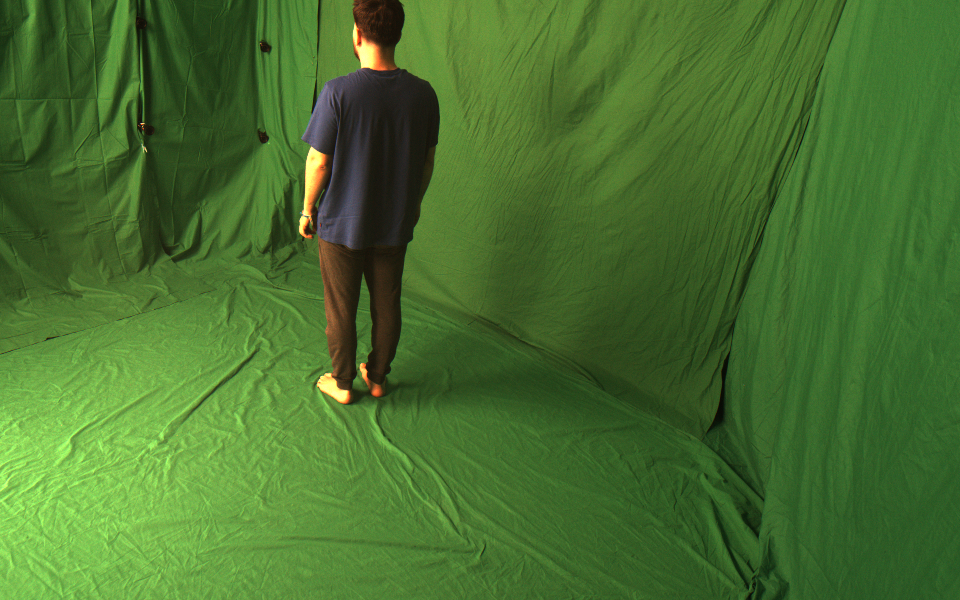
#> input picture samples/ts_003_L16251719_w1920_h1200.png, 1920 x 1200 px (shown at 1/2 size); its folder holds only this picture in this run
$ python greenColorSubtraction.py
#> lines starting #> are read from the running program, lines starting #| are printed output that depends on the picture; after the words box and inside, x2 and y2 are one past the last pixel; in counts of white or black regions, pixels touching at a corner belong together
import cv2
import numpy as np
import os

def nothing(x):
    pass

# Setup window and trackbars
cv2.namedWindow("Trackbars")
cv2.resizeWindow("Trackbars", 300, 300)
cv2.createTrackbar('Lower-H', "Trackbars", 35, 179, nothing)  # Start from green hue
cv2.createTrackbar('Lower-S', "Trackbars", 50, 255, nothing)  # Avoid very low saturation
cv2.createTrackbar('Lower-V', "Trackbars", 50, 255, nothing)  # Avoid very low value
cv2.createTrackbar('Upper-H', "Trackbars", 85, 179, nothing)  # End at green hue
cv2.createTrackbar('Upper-S', "Trackbars", 255, 255, nothing)
cv2.createTrackbar('Upper-V', "Trackbars", 255, 255, nothing)

# Path to the directory containing images
path_to_images = 'samples'
output_directory = 'outputs'
if not os.path.exists(output_directory):
    os.makedirs(output_directory)

image_files = [f for f in os.listdir(path_to_images) if f.endswith(('.png', '.jpg', '.jpeg'))]

# Define the structuring element for morphological operation
kernel = cv2.getStructuringElement(cv2.MORPH_ELLIPSE, (3, 3))

# Process each image in the folder
for file in image_files:
    image_path = os.path.join(path_to_images, file)
    image = cv2.imread(image_path)
#> image is the input picture: shape (1200, 1920, 3); mean B, G, R 46.5, 111.4, 71.4
    if image is None:
        continue

    # Read trackbar positions for all
    lh = cv2.getTrackbarPos('Lower-H', 'Trackbars')
    ls = cv2.getTrackbarPos('Lower-S', 'Trackbars')
    lv = cv2.getTrackbarPos('Lower-V', 'Trackbars')
    uh = cv2.getTrackbarPos('Upper-H', 'Trackbars')
    us = cv2.getTrackbarPos('Upper-S', 'Trackbars')
    uv = cv2.getTrackbarPos('Upper-V', 'Trackbars')

    # Convert to HSV and create a mask
    hsv_image = cv2.cvtColor(image, cv2.COLOR_BGR2HSV)
#> hsv_image: shape (1200, 1920, 3); mean H, S, V 48.9, 148.5, 112.2
    lower_green = np.array([lh, ls, lv])
    upper_green = np.array([uh, us, uv])
    mask = cv2.inRange(hsv_image, lower_green, upper_green)
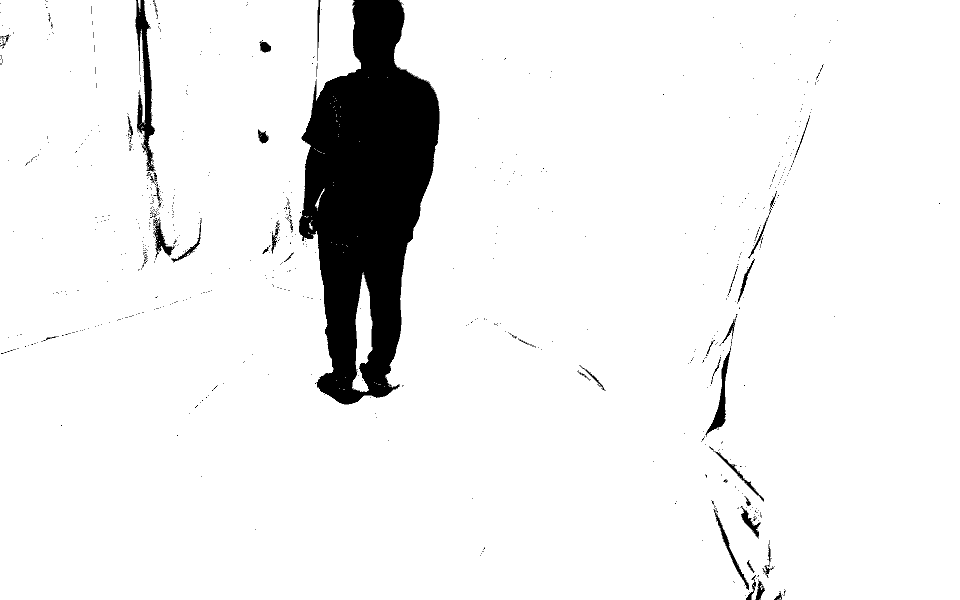
#> mask: shape (1200, 1920) (shown at 1/2 size); 93.3% white; 848 black regions (790 under 20 px), largest, box (x1, y1, x2, y2) and area: (598, 0, 880, 809) 135392, (270, 0, 312, 344) 5486, (1410, 701, 1462, 870) 1934
    mask_inv = cv2.bitwise_not(mask)  # Invert the mask
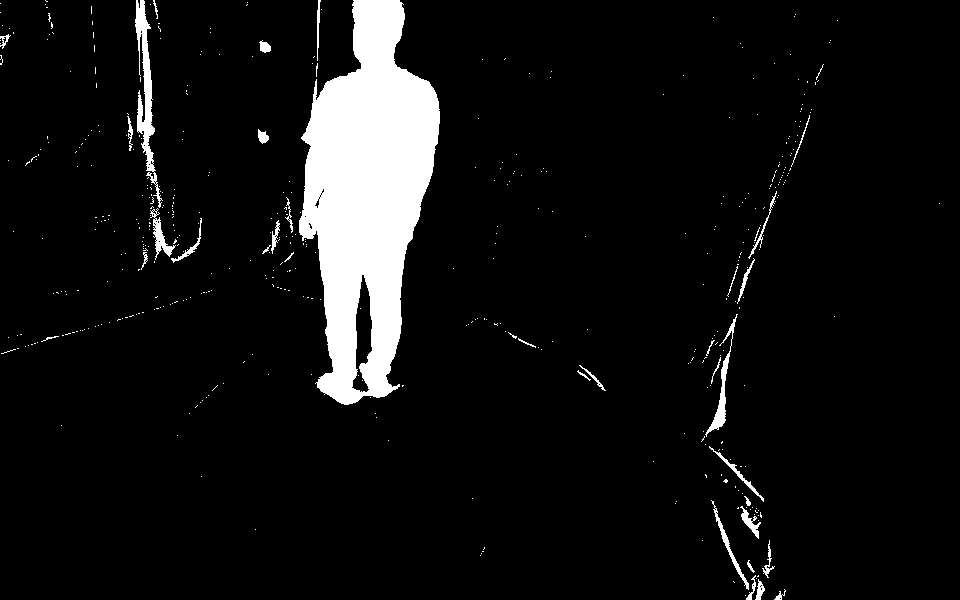
#> mask_inv: shape (1200, 1920) (shown at 1/2 size); 6.7% white; 848 white regions (790 under 20 px), largest, box (x1, y1, x2, y2) and area: (598, 0, 880, 809) 135392, (270, 0, 312, 344) 5486, (1410, 701, 1462, 870) 1934
    result = cv2.bitwise_and(image, image, mask=mask_inv)
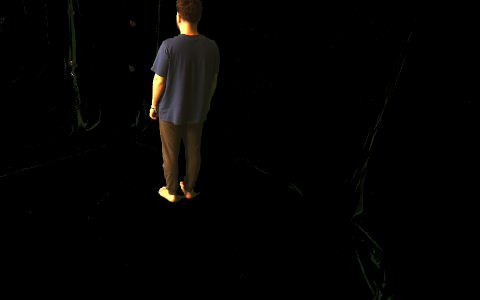
#> result: shape (1200, 1920, 3) (shown at 1/4 size); mean B, G, R 2.5, 3.6, 4.1

    # Apply opening to clean up small noise
    opening = cv2.morphologyEx(result, cv2.MORPH_OPEN, kernel)
    eroded = cv2.morphologyEx(opening, cv2.MORPH_ERODE, kernel)

    hsv_image_2 = cv2.cvtColor(eroded, cv2.COLOR_BGR2HSV)
#> hsv_image_2: shape (1200, 1920, 3); mean H, S, V 2.6, 6.4, 3.6
    lower_green_2 = np.array([lh, ls, lv])
    upper_green_2 = np.array([uh, us, uv])
    mask_2 = cv2.inRange(hsv_image_2, lower_green_2, upper_green_2)
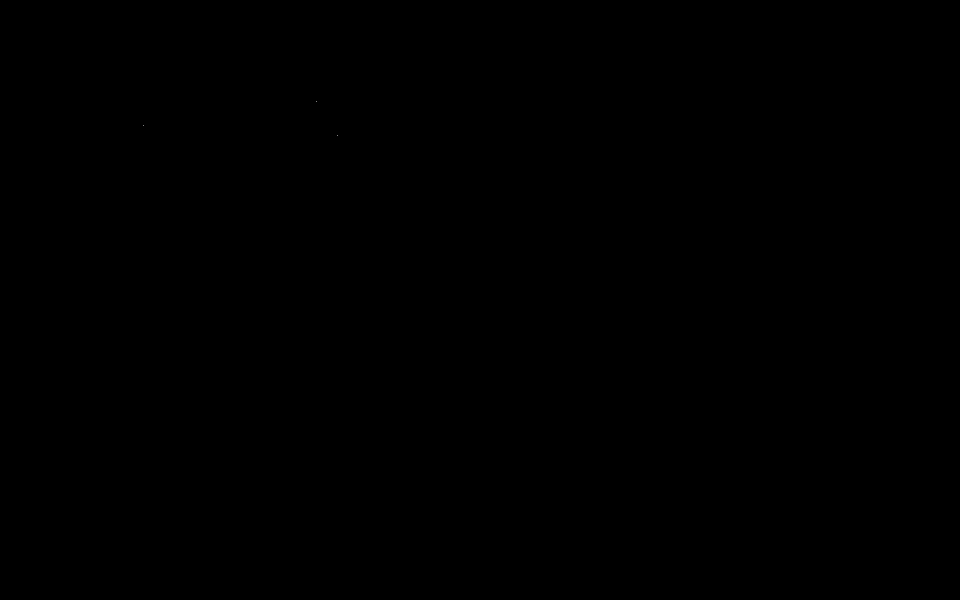
#> mask_2: shape (1200, 1920) (shown at 1/2 size); 0% white in thin lines or dots, all inside (x1, y1, x2, y2) = (286, 202, 676, 272)
    mask_inv_2 = cv2.bitwise_not(mask_2)  # Invert the mask
    result_2 = cv2.bitwise_and(eroded, eroded, mask=mask_inv_2)

    # Find contours on the opening output
    contours, _ = cv2.findContours(cv2.cvtColor(result_2, cv2.COLOR_BGR2GRAY), cv2.RETR_EXTERNAL, cv2.CHAIN_APPROX_SIMPLE)
#> contours = 219 contours, 198 with area under 20; largest, box (x1, y1, x2, y2) and area: (599, 0, 878, 808) 137374, (272, 0, 309, 326) 3455, (1414, 706, 1459, 866) 1313, (310, 457, 345, 510) 500, (1431, 1029, 1497, 1178) 486
    if contours:
        # Find the largest contour by area
        largest_contour = max(contours, key=cv2.contourArea)
#> largest_contour = contour of 952 points, box (x1, y1, x2, y2) (599, 0, 878, 808), area 137374

        # Create a mask for the largest contour
        contour_mask = np.zeros_like(mask_inv_2)
        cv2.drawContours(contour_mask, [largest_contour], -1, 255, thickness=cv2.FILLED)
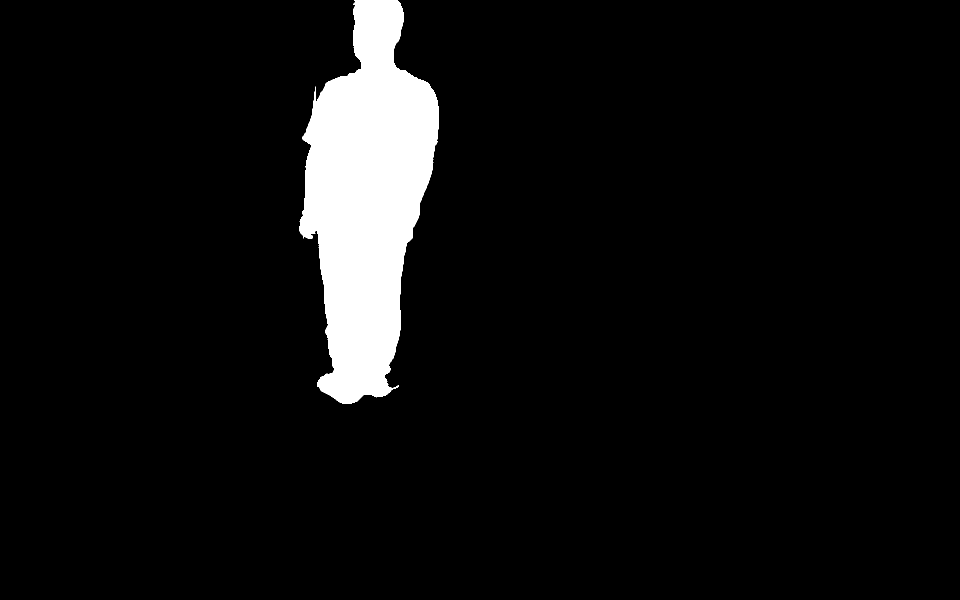
#> contour_mask: shape (1200, 1920) (shown at 1/2 size); 6% white; 1 white region, box (x1, y1, x2, y2) and area: (599, 0, 878, 808) 138403

        # Segment the largest contour from the original image
        segmented_image = cv2.bitwise_and(eroded, eroded, mask=contour_mask)

        # Save the segmented image
        output_path = os.path.join(output_directory, f"segmented_{file}")
        cv2.imwrite(output_path, segmented_image)

        # Display the result
        cv2.imshow('Original', image)
        cv2.imshow('Segmented Image', segmented_image)
        key = cv2.waitKey(0)  # Wait indefinitely until a key is pressed
#> (key Esc is pressed here)
        if key == 27:  # Press 'ESC' to exit
            break

cv2.destroyAllWindows()

$ run again, on samples/ts_008_L16251728_w1920_h1200.png
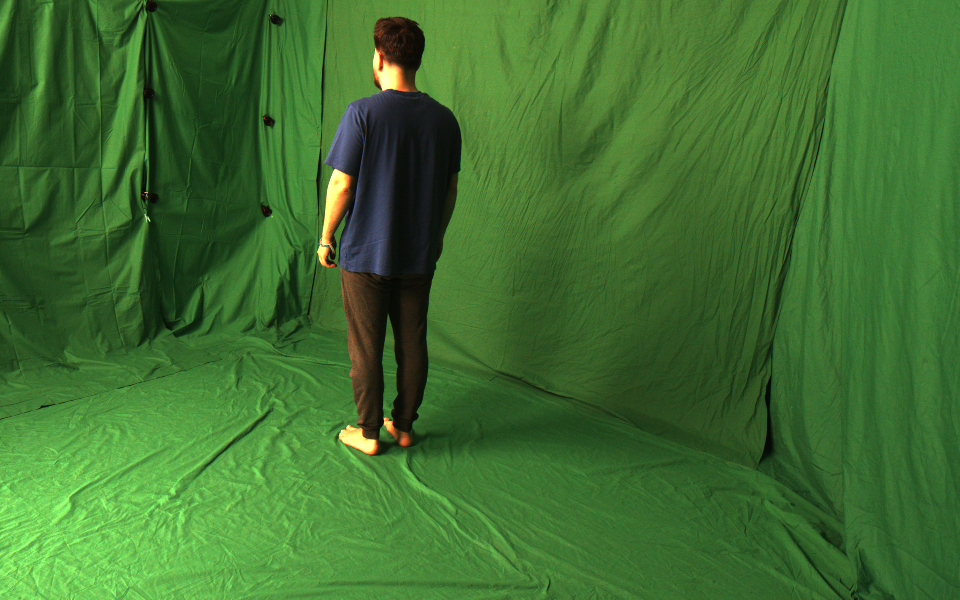
#> input picture samples/ts_008_L16251728_w1920_h1200.png, 1920 x 1200 px (shown at 1/2 size)
#> image is the input picture: shape (1200, 1920, 3); mean B, G, R 47.5, 111.1, 62.5
#> hsv_image: shape (1200, 1920, 3); mean H, S, V 54, 146.7, 111.9
#> `mask = cv2.inRange(hsv_image, lower_green, upper_green)`:
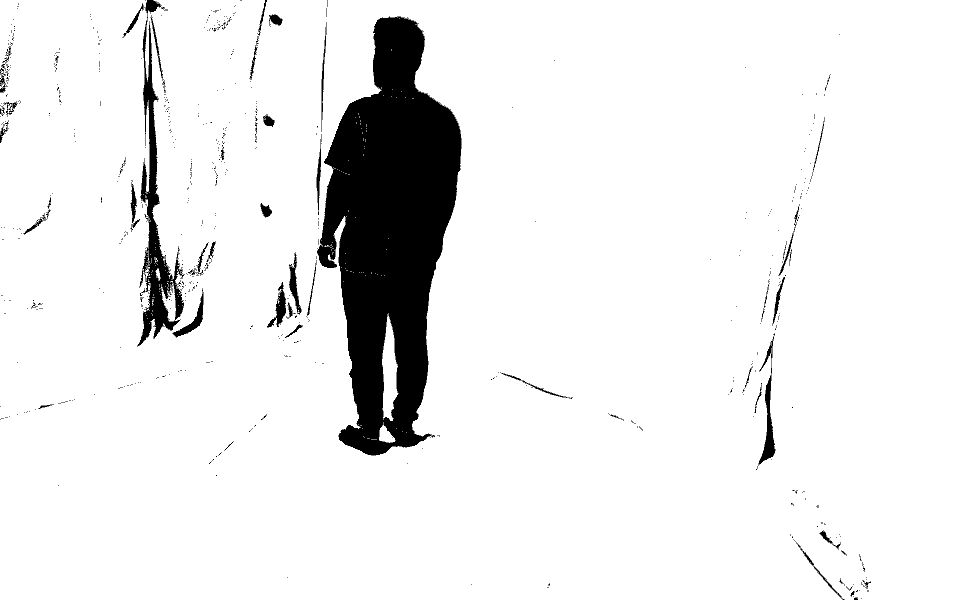
#> mask: shape (1200, 1920) (shown at 1/2 size); 92.1% white; 958 black regions (880 under 20 px), largest, box (x1, y1, x2, y2) and area: (634, 33, 924, 911) 147760, (274, 39, 370, 693) 15478, (1516, 749, 1552, 929) 2066
#> hsv_image_2: shape (1200, 1920, 3); mean H, S, V 4.2, 8, 3.7
#> mask_2: shape (1200, 1920); 0% white in thin lines or dots, all inside (x1, y1, x2, y2) = (681, 189, 778, 544)
#> contours = 410 contours, 380 with area under 20; largest, box (x1, y1, x2, y2) and area: (635, 34, 922, 910) 148642, (276, 65, 367, 691) 10302, (1518, 755, 1550, 928) 1424, (346, 591, 406, 674) 840, (552, 580, 571, 650) 650
#> largest_contour = contour of 1208 points, box (x1, y1, x2, y2) (635, 34, 922, 910), area 148642
#> `cv2.drawContours(contour_mask, [largest_contour], -1, 255, thickness=c..`:
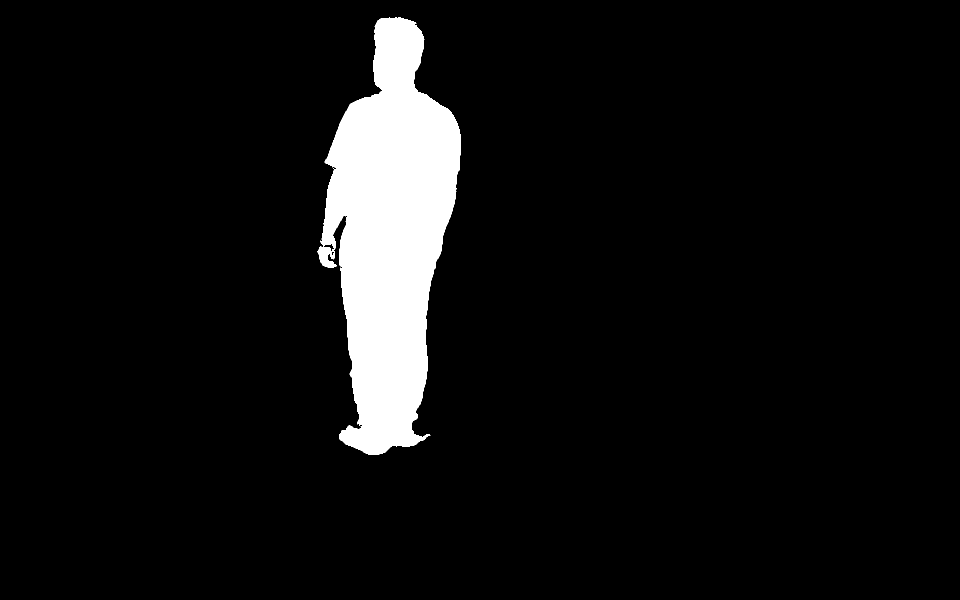
#> contour_mask: shape (1200, 1920) (shown at 1/2 size); 6.5% white; 1 white region, box (x1, y1, x2, y2) and area: (635, 34, 922, 910) 149878

$ run again, on samples/ts_012_DA0638947_w1920_h1200.png
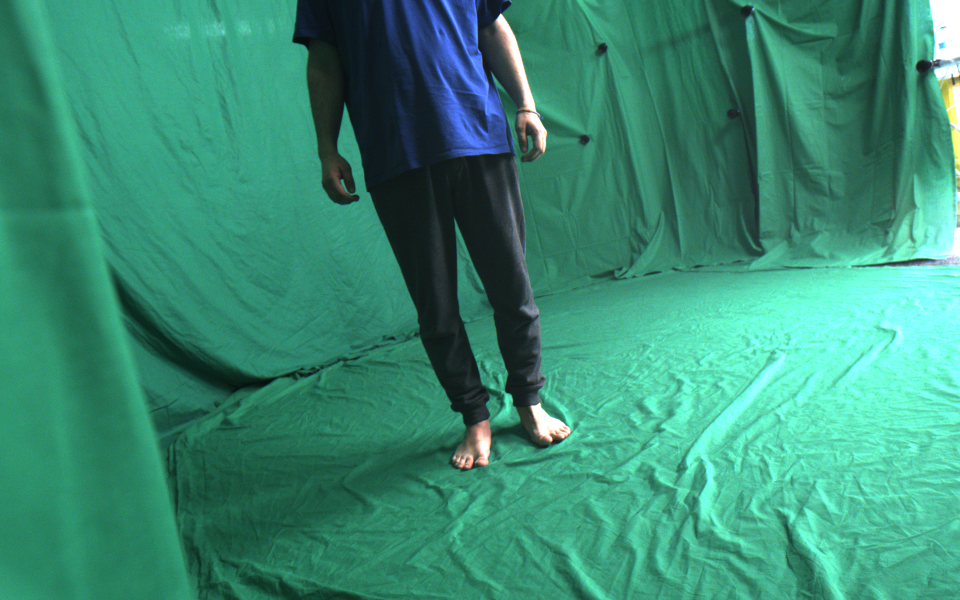
#> input picture samples/ts_012_DA0638947_w1920_h1200.png, 1920 x 1200 px (shown at 1/2 size)
#> image is the input picture: shape (1200, 1920, 3); mean B, G, R 116.1, 140.2, 57.1
#> hsv_image: shape (1200, 1920, 3); mean H, S, V 81.3, 152.7, 142.2
#> `mask = cv2.inRange(hsv_image, lower_green, upper_green)`:
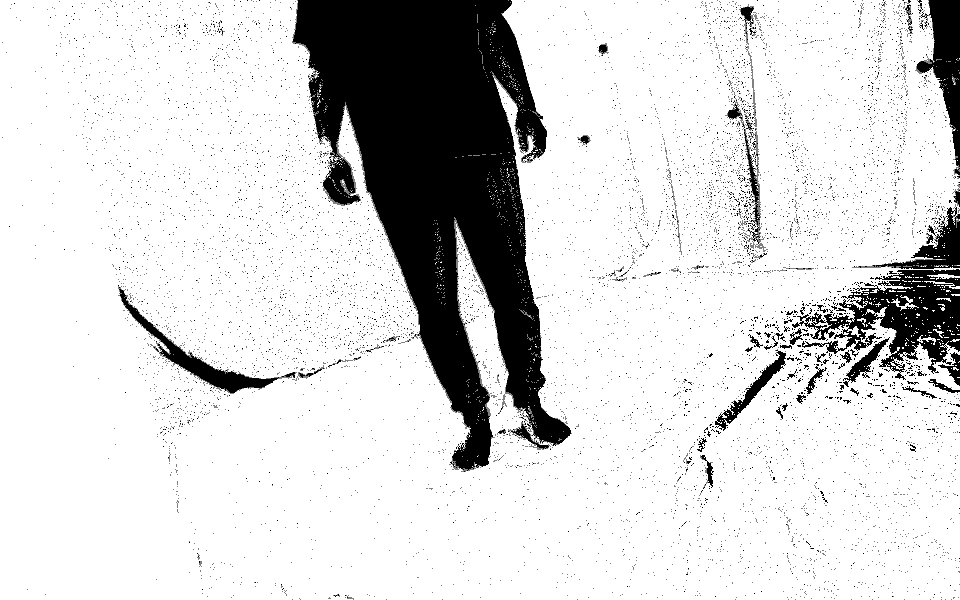
#> mask: shape (1200, 1920) (shown at 1/2 size); 84.3% white; 9234 black regions (9074 under 20 px), largest, box (x1, y1, x2, y2) and area: (584, 0, 1144, 942) 255750, (1584, 538, 1920, 760) 30332, (1830, 0, 1920, 334) 12960
#> hsv_image_2: shape (1200, 1920, 3); mean H, S, V 11.4, 14.9, 12.2
#> mask_2: shape (1200, 1920); 0.01% white in thin lines or dots, all inside (x1, y1, x2, y2) = (661, 64, 1920, 941)
#> contours = 529 contours, 463 with area under 20; largest, box (x1, y1, x2, y2) and area: (586, 0, 1141, 940) 242272, (1693, 539, 1920, 734) 21512, (1834, 0, 1920, 333) 11698, (239, 578, 557, 786) 7194, (1752, 416, 1920, 537) 5016
#> largest_contour = contour of 2412 points, box (x1, y1, x2, y2) (586, 0, 1141, 940), area 242272
#> contour_mask: shape (1200, 1920); 10.6% white; 1 white region, box (x1, y1, x2, y2) and area: (586, 0, 1141, 940) 244587
#> `segmented_image = cv2.bitwise_and(eroded, eroded, mask=contour_mask)`:
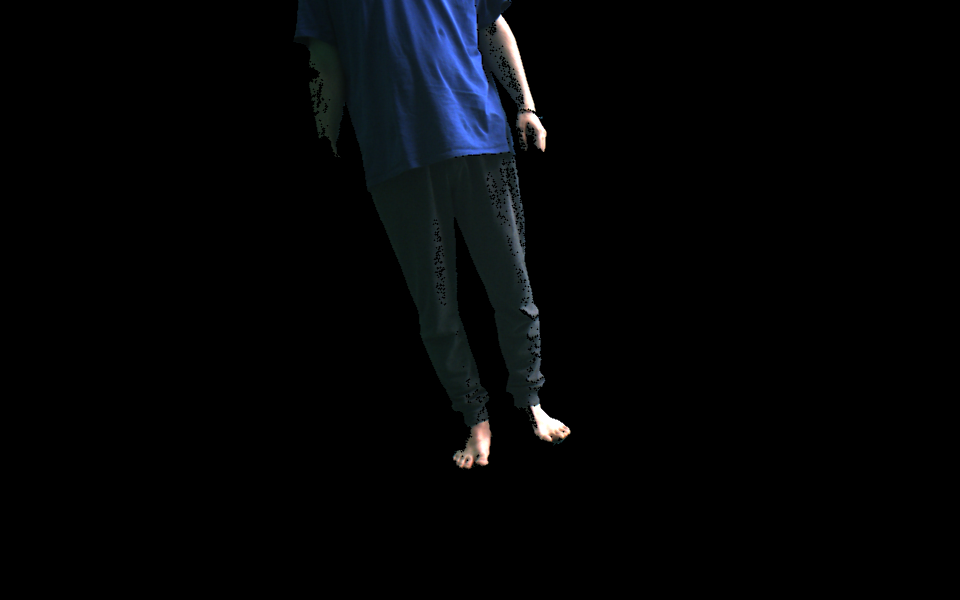
#> segmented_image: shape (1200, 1920, 3) (shown at 1/2 size); mean B, G, R 6.5, 5, 3.8
